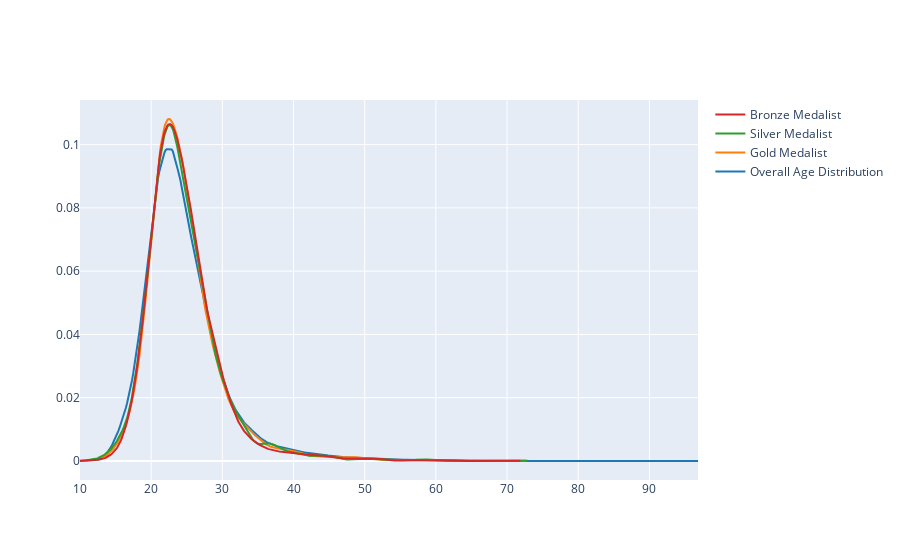

Notebook source saved alongside this figure:
### Code cell
fig = ff.create_distplot([x1,x2,x3,x4], ['Overall Age Distribution', 'Gold Medalist', 'Silver Medalist', 'Bronze Medalist'], show_hist=False, show_rug=False)
fig.show()

### Figure 1 — Plotly figure (JSON) as saved in the notebook; plotly's stock layout.template omitted (floating-point values rounded to 4 significant figures; data arrays with more than 128 entries replaced by an {"elided": "..."} marker saying what was removed)
{"data": [{"legendgroup": "Overall Age Distribution", "marker": {"color": "rgb(31, 119, 180)"}, "mode": "lines", "name": "Overall Age Distribution", "showlegend": true, "type": "scatter", "x": {"elided": "500 float values"}, "xaxis": "x", "y": {"elided": "500 float values"}, "yaxis": "y"}, {"legendgroup": "Gold Medalist", "marker": {"color": "rgb(255, 127, 14)"}, "mode": "lines", "name": "Gold Medalist", "showlegend": true, "type": "scatter", "x": {"elided": "500 float values"}, "xaxis": "x", "y": {"elided": "500 float values"}, "yaxis": "y"}, {"legendgroup": "Silver Medalist", "marker": {"color": "rgb(44, 160, 44)"}, "mode": "lines", "name": "Silver Medalist", "showlegend": true, "type": "scatter", "x": {"elided": "500 float values"}, "xaxis": "x", "y": {"elided": "500 float values"}, "yaxis": "y"}, {"legendgroup": "Bronze Medalist", "marker": {"color": "rgb(214, 39, 40)"}, "mode": "lines", "name": "Bronze Medalist", "showlegend": true, "type": "scatter", "x": {"elided": "500 float values"}, "xaxis": "x", "y": {"elided": "500 float values"}, "yaxis": "y"}], "layout": {"barmode": "overlay", "hovermode": "closest", "legend": {"traceorder": "reversed"}, "xaxis": {"anchor": "y2", "domain": [0, 1], "zeroline": false}, "yaxis": {"anchor": "free", "domain": [0, 1], "position": 0}}}
